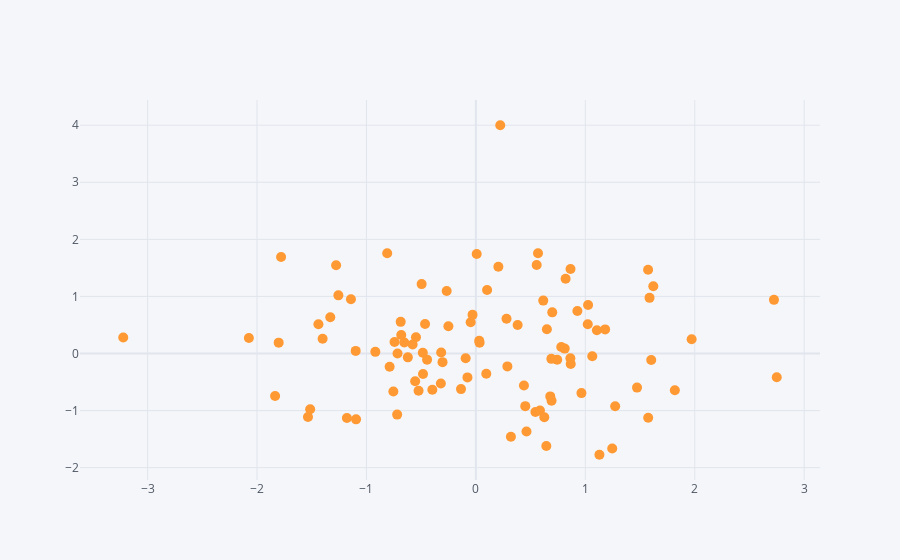

The code cell stored with this chart in its notebook:
### Markdown cell above
## Scatter

### Code cell
df.iplot(kind='scatter',x='A',y='B',mode='markers',size=10)
